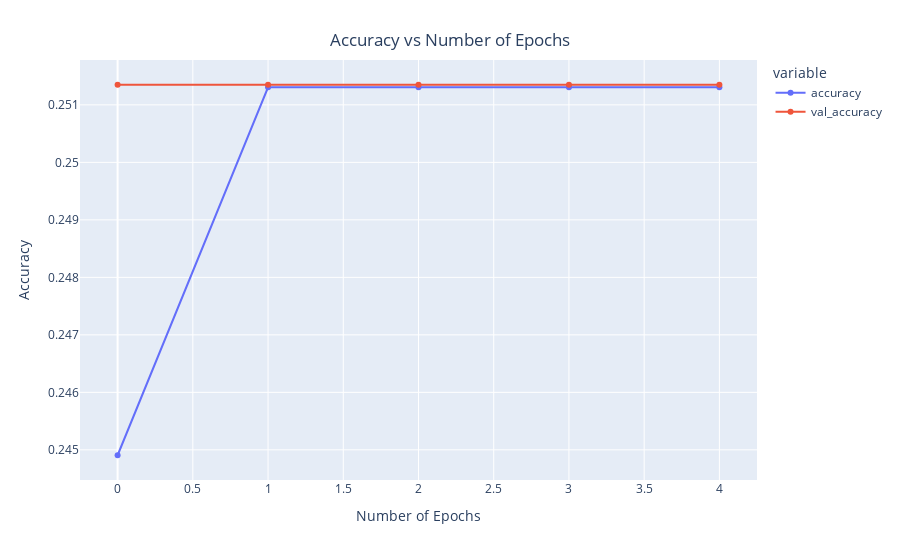

The notebook cell this image was saved under:
### Code cell
x = px.line(data_frame= history , y= ["accuracy" , "val_accuracy"] ,markers = True )
x.update_xaxes(title="Number of Epochs")
x.update_yaxes(title = "Accuracy")
x.update_layout(showlegend = True,
    title = {
        'text': 'Accuracy vs Number of Epochs',
        'y':0.94,
        'x':0.5,
        'xanchor': 'center',
        'yanchor': 'top'})
x.show()

### Figure 1 — Plotly figure (JSON) as saved in the notebook; plotly's stock layout.template omitted (floating-point values rounded to 4 significant figures)
{"data": [{"hovertemplate": "variable=accuracy<br>index=%{x}<br>value=%{y}<extra></extra>", "legendgroup": "accuracy", "line": {"color": "#636efa", "dash": "solid"}, "marker": {"symbol": "circle"}, "mode": "lines+markers", "name": "accuracy", "orientation": "v", "showlegend": true, "type": "scatter", "x": [0, 1, 2, 3, 4], "xaxis": "x", "y": [0.2449, 0.2513, 0.2513, 0.2513, 0.2513], "yaxis": "y"}, {"hovertemplate": "variable=val_accuracy<br>index=%{x}<br>value=%{y}<extra></extra>", "legendgroup": "val_accuracy", "line": {"color": "#EF553B", "dash": "solid"}, "marker": {"symbol": "circle"}, "mode": "lines+markers", "name": "val_accuracy", "orientation": "v", "showlegend": true, "type": "scatter", "x": [0, 1, 2, 3, 4], "xaxis": "x", "y": [0.2513, 0.2513, 0.2513, 0.2513, 0.2513], "yaxis": "y"}], "layout": {"legend": {"title": {"text": "variable"}, "tracegroupgap": 0}, "margin": {"t": 60}, "showlegend": true, "title": {"text": "Accuracy vs Number of Epochs", "x": 0.5, "xanchor": "center", "y": 0.94, "yanchor": "top"}, "xaxis": {"anchor": "y", "domain": [0, 1], "title": {"text": "Number of Epochs"}}, "yaxis": {"anchor": "x", "domain": [0, 1], "title": {"text": "Accuracy"}}}}
